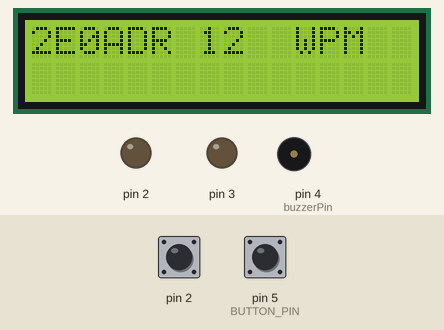
This sketch was run on a simulated Arduino Uno, built with avr-gcc and run on an emulated ATmega328P. Shown: 16×2 character LCD, output pins drawn as LEDs (lit = HIGH), buzzer (waves = sounding). The inputs (shaded band) are chosen by the test bench; at power-on: pin 5 (BUTTON_PIN) HIGH, pin 2 LOW.

Above: at 1.2 s.
1.3 s: pin 5 (BUTTON_PIN) pulled LOW for 0.15 s
At 2.4 s:
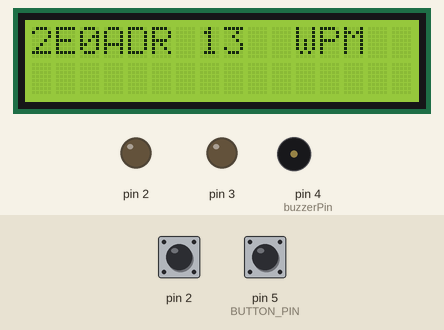
2.9 s: pin 5 (BUTTON_PIN) pulled LOW for 1 s
At 3.3 s:
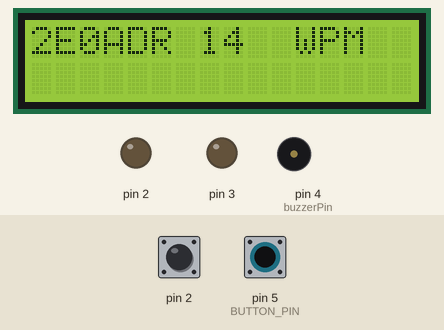
5.4 s: pin 2 pulsed HIGH 5 times (0.12 s each, 0.3 s apart)
At 6.31 s:
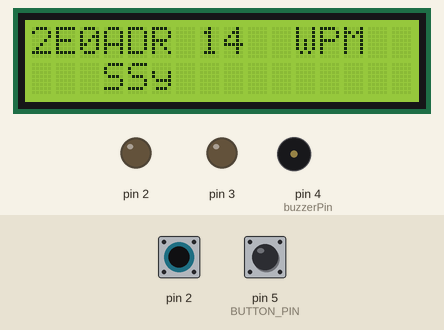
8.4 s: pin 2 driven HIGH
At 9.8 s:
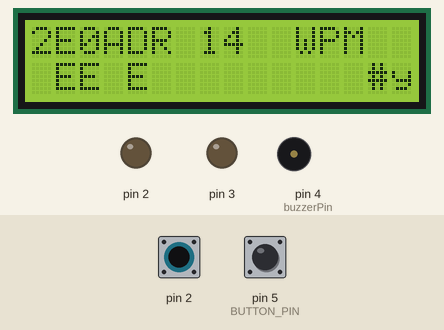
10.1 s: pin 2 driven LOW
At 10.61 s:
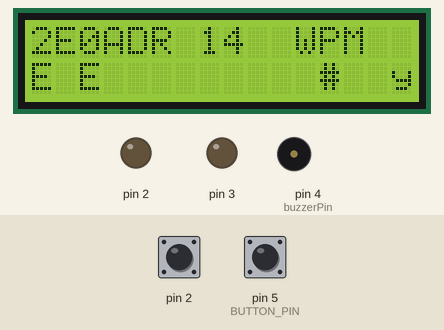
12.0 s: pin 2 driven HIGH
At 13.6 s:
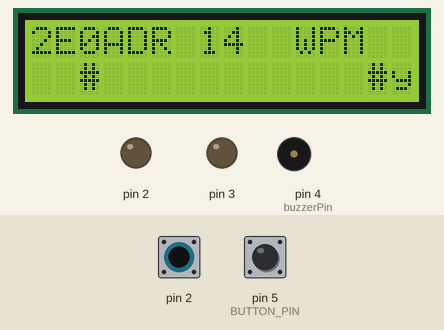
Timing chart, 0 to 12.8 s (numbered marks = the images above; inputs shaded):
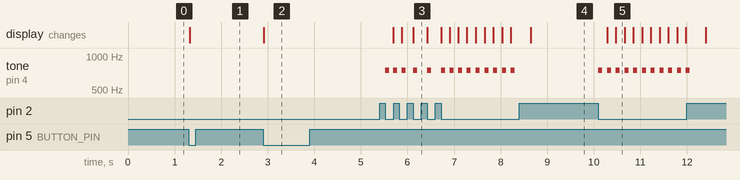

Measured:
- after the input at 1.3 s, the display: changes at once (image 1)
- after the input at 2.9 s, the display: changes at once (image 2)
- after the input at 5.4 s, the display: first changes after 0.30 s (image 3 shows a later state)
- after the input at 8.4 s, tone on pin 4 (buzzerPin): stops changing and stays silent; the display: changes after 0.25 s (image 4)
- after the input at 10.1 s, the display: first changes after 0.19 s (image 5 shows a later state)
- after the input at 12.0 s, tone on pin 4 (buzzerPin): goes on until 12.1 s, then stays silent
- by itself, tone on pin 4 (buzzerPin): plays 750 Hz for 0.09 s, 750 Hz for 0.09 s, 750 Hz for 0.09 s, 750 Hz for 0.09 s, 750 Hz for 0.09 s, 750 Hz for 0.09 s … (14 notes in this stretch)

The sketch:

capacitanceKeyer.ino
```cpp
#include <Wire.h>
#include <LiquidCrystal_I2C.h>
  #define DAHPADDLE 3
  #define DITPADDLE 2
  #define buzzerPin  4
  #define BUTTON_PIN 5
  #define MAXWORD 1200
  #define DAHSPEED 3
  #define DITDAHSPACE 1
  #define LETTERSPACE 3
  #define WORDSPACE 10
  #define CAPACITANCEVALUE 2 //i set 2 set what value works for you
 struct TreeNode {
    char data;  // Morse code character
    struct TreeNode* left;// pointer to the leftnode
    struct TreeNode* right;//pointer to the right node
};

LiquidCrystal_I2C lcd(0x27,16,2);  // set the LCD address to 0x27 for a 16 chars and 2 line display

  uint8_t  wordsPerMinute;
  uint8_t  toggleWPM=12; //set default to 12wpm
  uint8_t  dit,dah,lastState;
  bool isDit=false,isDah=false;
  struct TreeNode *tempNode,*rootNode;
    char Letter;
   char charArray[16];

 struct TreeNode* createNode(char data) {
    struct TreeNode* newNode = (struct TreeNode*)malloc(sizeof(struct TreeNode));
    newNode->data = data;
    newNode->left = NULL;
    newNode->right = NULL;
    return newNode;
}


 /****************
   * Function to insert a node
   *
   * Parameter list;
   * TreeNode root base start
   * char data char to be used
   * const char* binary dot or dash
   * Return Value;
   * void
   * ************/
// Function to insert a Morse code character and its binary representation into the binary tree
void insert(struct TreeNode* root, char data, const char* binary) {
    struct TreeNode *current = root;
    for (int i = 0; binary[i] != '\0'; i++) {
        if (binary[i] == '.') {
            if (current->left == NULL) {
                current->left = createNode('\0');  // Use '\0' to indicate an internal node
            }
            current = current->left;
        } else if (binary[i] == '-') {
            if (current->right == NULL) {
                current->right = createNode('\0'); // Use '\0' to indicate an internal node
            }
            current = current->right;
        }
    }
    current->data = data;
}
 /****************
   * Function to find struct left most
   *
   * Parameter list;
   * TreeNode base root
   * char &letter letter to return
   * Return Value;
   * struct node ptr*
   * ************/
struct TreeNode* findLeft(struct TreeNode* root, char &Letter){
    struct TreeNode *current = root;
            current = current->left;
            if (&current->data != "\0") {
                Letter = current->data;
             return current;
            }

}
 /****************
   * Function to find struct right most
   *
   * Parameter list;
   *  * TreeNode base root
   * char &letter letter to return
   * Return Value;
   * struct node ptr*
   * ************/

struct TreeNode* findRight(struct TreeNode* root, char &Letter){
    struct TreeNode *current = root;
            current = current->right;
           if (&current->data !="\0") {
                Letter = current->data;
             return current;
           }

}
 /****************
   * Function to make a Dit
   *
   * Parameter list;
   * void
   * Return Value;
   * void
   * ************/

void doDit() {
  uint32_t Ctime;
  int i;
    Ctime = millis();
    while(Ctime+dit>=millis()){
     tone(buzzerPin,750);
    }
    isDit=true;
    noTone(buzzerPin);
   delay(dit);
}
  /****************
   * Function to make a Dah
   *
   * Parameter list;
   * void
   * Return Value;
   * void
   * ************/
void doDah() {
    uint32_t Ctime;
    Ctime = millis();
    while(Ctime+(dit*DAHSPEED)>=millis()){
     tone(buzzerPin,750);
    }
    isDah=true;
    noTone(buzzerPin);
    delay(dit);
}

// from https://playground.arduino.cc/Code/CapacitiveSensor/

    uint8_t readCapacitivePin(int pinToMeasure) {
      volatile uint8_t* port;
      volatile uint8_t* ddr;
      volatile uint8_t* pin;

      byte bitmask;
    port = portOutputRegister(digitalPinToPort(pinToMeasure));
    ddr = portModeRegister(digitalPinToPort(pinToMeasure));
    bitmask = digitalPinToBitMask(pinToMeasure);

    pin=portInputRegister(digitalPinToPort(pinToMeasure));

    *port &= ~(bitmask);
    *ddr |= bitmask;
    delay(1);

    noInterrupts();

    *ddr &= ~(bitmask);
    *port |= bitmask;

    uint8_t cycles = 17;
      if(* pin & bitmask) {cycles =0;}
    else if(* pin & bitmask) {cycles =1;}
    else if(* pin & bitmask) {cycles =2;}
    else if(* pin & bitmask) {cycles =3;}
    else if(* pin & bitmask) {cycles =4;}
    else if(* pin & bitmask) {cycles =5;}
    else if(* pin & bitmask) {cycles =6;}
    else if(* pin & bitmask) {cycles =7;}
    else if(* pin & bitmask) {cycles =8;}
    else if(* pin & bitmask) {cycles =9;}
    else if(* pin & bitmask) {cycles =10;}
    else if(* pin & bitmask) {cycles =11;}
    else if(* pin & bitmask) {cycles =12;}
    else if(* pin & bitmask) {cycles =13;}
    else if(* pin & bitmask) {cycles =14;}
    else if(* pin & bitmask) {cycles =15;}
    else if(* pin & bitmask) {cycles =16;}

    interrupts();

    /*
     * Discharge th pin again by setting it low and output
     * Its important to leave the pins low if you want to
     * be able to touch more than 1 sensor at a time - if
     * the sensor is left pulled high ,when you touch
     * two sensors,your body will transfer the charge between
     * sensors
     *
     */
     *port &= ~(bitmask);
     *ddr |= bitmask;

     return cycles;
}


void addLetter(uint8_t letter){
  static uint8_t counter =0;
 char tempArray[16];


  if (counter< 15){
    charArray[counter]=letter;// add to list
    charArray[counter+1]="\0"; // add null terminated to make string
    counter++;
  }
  else
  {
     for (int i =0;i < 15;i++){
        tempArray[i]=charArray[i+1];//pop first list letter
      }
   tempArray[14]=letter; //append last letter in list
   tempArray[15]='\0';  //add null to make string

       for (int j =0;j < 16 ;j++){
         charArray[j]=tempArray[j]; //copy tempArray list string to charArray list
       }

  }
  lcd.setCursor(0,1); //set cursor to begining of lcd display
  lcd.printstr(charArray); //print null terminated string
}


void setup()
{
  Serial.begin(9600);
     pinMode( buzzerPin, OUTPUT);
     pinMode(BUTTON_PIN, INPUT_PULLUP);
     digitalWrite(BUTTON_PIN,HIGH);
     dit=MAXWORD / toggleWPM;//this is not
     dah = dit * DAHSPEED;//interesting this is global
     rootNode=createNode("\0");
     tempNode= rootNode;
     // initialize the lcd
     lcd.init();
     lcd.backlight();
     lcd.setCursor(0,0);
     lcd.print("2E0ADR");
     lcd.setCursor(7,0);
     lcd.print(toggleWPM);
     lcd.setCursor(11,0);
     lcd.print("WPM");
     //lcd.autoscroll();
     lcd.setCursor(0,1);

    // Insert Morse code characters and their binary representations
    insert(rootNode, 'E', ".");
    insert(rootNode, 'T', "-");
    insert(rootNode, 'A', ".-");
    insert(rootNode, 'N', "-.");
    insert(rootNode, 'M', "--");
    insert(rootNode, 'D', "-..");
    insert(rootNode, 'O', "---");
    insert(rootNode, 'I', "..");
    insert(rootNode, 'S', "...");
    insert(rootNode, 'B', "-...");
    insert(rootNode, 'U', "..-");
    insert(rootNode, 'F', "..-.");
    insert(rootNode, 'V', "...-");
    insert(rootNode, 'J', ".---");
    insert(rootNode, 'K', "-.-");
    insert(rootNode, 'H', "....");
    insert(rootNode, 'L', ".-..");
    insert(rootNode, 'X', "-..-");
    insert(rootNode, 'P', ".--.");
    insert(rootNode, 'R', ".-.");
    insert(rootNode, 'Q', "--.-");
    insert(rootNode, 'Z', "--..");
    insert(rootNode, 'C', "-.-.");
    insert(rootNode, 'G', "--.");
    insert(rootNode, 'W', ".--");
    insert(rootNode, 'Y', "-.--");
    insert(rootNode, '5', ".....");
    insert(rootNode, '1', ".----");
    insert(rootNode, '2', "..---");
    insert(rootNode, '3', "...--");
    insert(rootNode, '4', "....-");
    insert(rootNode, '6', "-....");
    insert(rootNode, '7', "--...");
    insert(rootNode, '8', "---..");
    insert(rootNode, '9', "----.");
    insert(rootNode, '0', "-----");
}


void loop()
{
static uint32_t  dahCtime,ditCtime;
static uint32_t  lastCtime;
uint32_t         wordSpaceTime,temp;
static uint32_t  oldCtime,counter=0;

  uint8_t dahCycles=readCapacitivePin(DAHPADDLE);
    if(dahCycles > CAPACITANCEVALUE) {
      doDah();
      oldCtime=wordSpaceTime;
      wordSpaceTime=millis();//for word space
      dahCtime=micros(); //for key up time
      tempNode=findRight(tempNode,Letter);
        if(tempNode== NULL)
             Letter=35;
    }
  uint8_t ditCycles = readCapacitivePin(DITPADDLE);
    if(ditCycles > CAPACITANCEVALUE){
      doDit();
      oldCtime=wordSpaceTime;
      wordSpaceTime=millis();//for word space
      ditCtime=micros();
      tempNode=findLeft(tempNode,Letter);
         if(tempNode== NULL)
            Letter=35;

    }


int result= digitalRead(BUTTON_PIN);
      if(result == false && lastState == HIGH){ //button pressed and released
         toggleWPM ++;
         dit=MAXWORD / toggleWPM;//SET NEW VALUE
         lcd.setCursor(7,0);
         lcd.print("    ");
         lcd.setCursor(7,0);
         lcd.print(toggleWPM);
       }
         if (toggleWPM == 25) toggleWPM =1;//bounds of wpm

   // save the the last button state
  lastState=result;

  lastCtime=micros();
  if (( lastCtime-dahCtime > 20000)&&(lastCtime-dahCtime < 33400)){ //key up
        addLetter(Letter);
        //lcd.print(Letter);
        counter++;
        tempNode= rootNode;
  }

   if (( lastCtime-ditCtime > 20000 ) && ( lastCtime - ditCtime < 33000)){ //key up
     // Serial.println(lastCtime-ditCtime);
       addLetter(Letter);
       //lcd.print(Letter);
       counter++;
       tempNode= rootNode;
   }
    temp=  wordSpaceTime - oldCtime ;
        if ((temp >=(long)dit*WORDSPACE)&&(isDit||isDah)){
              addLetter(32);// Add a space
         // lcd.print(" ");
             counter++;
         }
    isDit=false;
    isDah=false;

        }
```
